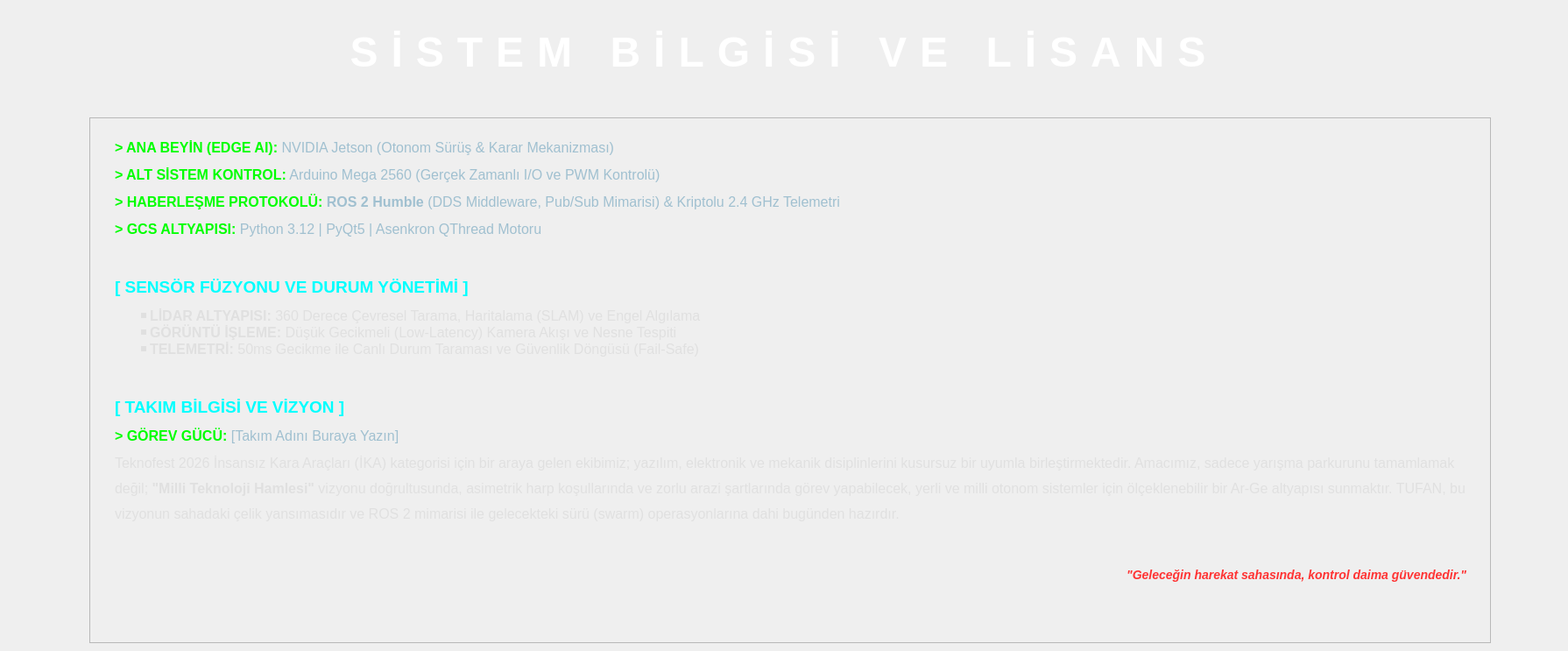
           <widget class="QWidget" name="page_hakknda">
            <widget class="QLabel" name="label_sistemBilgisiVeLisans">
             <property name="geometry">
              <rect>
               <x>10</x>
               <y>14</y>
               <width>1771</width>
               <height>91</height>
              </rect>
             </property>
             <property name="styleSheet">
              <string notr="true">QLabel {
    color: #FFFFFF;            /* Beyaz Yazı */
    font-family: &quot;Roboto Mono&quot;; /* İstediğin Font */
    font-size: 48px;           /* İstediğin Dev Punto */
    font-weight: bold;         /* Kalın */
    letter-spacing: 15px;       /* Harf aralığı (48 puntoda çok açılmasın diye 5px idealdir) */
    background-color: transparent;
}</string>
             </property>
             <property name="text">
              <string>SİSTEM BİLGİSİ VE LİSANS</string>
             </property>
             <property name="alignment">
              <set>Qt::AlignCenter</set>
             </property>
            </widget>
            <widget class="QFrame" name="frame_BilgiKart">
             <property name="geometry">
              <rect>
               <x>102</x>
               <y>134</y>
               <width>1600</width>
               <height>600</height>
              </rect>
             </property>
             <property name="styleSheet">
              <string notr="true">QFrame #frame_BilgiKart {
    background-color: rgba(0, 0, 0, 150);
    border: 2px solid #00FFFF; /* Turkuaz Çerçeve */
    border-radius: 16px;
}</string>
             </property>
             <property name="frameShape">
              <enum>QFrame::StyledPanel</enum>
             </property>
             <property name="frameShadow">
              <enum>QFrame::Raised</enum>
             </property>
             <widget class="QTextBrowser" name="textBrowser_Bilgi">
              <property name="geometry">
               <rect>
                <x>25</x>
                <y>21</y>
                <width>1551</width>
                <height>561</height>
               </rect>
              </property>
              <property name="styleSheet">
               <string notr="true">background-color: transparent; 
color: #e0e0e0; 
font-size: 16px; 
line-height: 1.5;</string>
              </property>
              <property name="frameShape">
               <enum>QFrame::NoFrame</enum>
              </property>
              <property name="html">
               <string>&lt;!DOCTYPE HTML PUBLIC &quot;-//W3C//DTD HTML 4.0//EN&quot; &quot;http://www.w3.org/TR/REC-html40/strict.dtd&quot;&gt;
&lt;html&gt;&lt;head&gt;&lt;meta name=&quot;qrichtext&quot; content=&quot;1&quot; /&gt;&lt;style type=&quot;text/css&quot;&gt;
p, li { white-space: pre-wrap; }
&lt;/style&gt;&lt;/head&gt;&lt;body style=&quot; font-family:'Ubuntu'; font-size:16px; font-weight:400; font-style:normal;&quot;&gt;
&lt;p style=&quot; margin-top:12px; margin-bottom:12px; margin-left:0px; margin-right:0px; -qt-block-indent:0; text-indent:0px;&quot;&gt;&lt;span style=&quot; font-family:'Courier New','monospace'; font-size:16px; font-weight:600; color:#00ff00;&quot;&gt;&amp;gt; ANA BEYİN (EDGE AI):&lt;/span&gt;&lt;span style=&quot; font-family:'Courier New','monospace'; font-size:16px; color:#a0c0d0;&quot;&gt; NVIDIA Jetson (Otonom Sürüş &amp;amp; Karar Mekanizması) &lt;/span&gt;&lt;/p&gt;
&lt;p style=&quot; margin-top:12px; margin-bottom:12px; margin-left:0px; margin-right:0px; -qt-block-indent:0; text-indent:0px;&quot;&gt;&lt;span style=&quot; font-family:'Courier New','monospace'; font-size:16px; font-weight:600; color:#00ff00;&quot;&gt;&amp;gt; ALT SİSTEM KONTROL:&lt;/span&gt;&lt;span style=&quot; font-family:'Courier New','monospace'; font-size:16px; color:#a0c0d0;&quot;&gt; Arduino Mega 2560 (Gerçek Zamanlı I/O ve PWM Kontrolü) &lt;/span&gt;&lt;/p&gt;
&lt;p style=&quot; margin-top:12px; margin-bottom:12px; margin-left:0px; margin-right:0px; -qt-block-indent:0; text-indent:0px;&quot;&gt;&lt;span style=&quot; font-family:'Courier New','monospace'; font-size:16px; font-weight:600; color:#00ff00;&quot;&gt;&amp;gt; HABERLEŞME PROTOKOLÜ:&lt;/span&gt;&lt;span style=&quot; font-family:'Courier New','monospace'; font-size:16px; color:#a0c0d0;&quot;&gt; &lt;/span&gt;&lt;span style=&quot; font-family:'Courier New','monospace'; font-size:16px; font-weight:600; color:#a0c0d0;&quot;&gt;ROS 2 Humble&lt;/span&gt;&lt;span style=&quot; font-family:'Courier New','monospace'; font-size:16px; color:#a0c0d0;&quot;&gt; (DDS Middleware, Pub/Sub Mimarisi) &amp;amp; Kriptolu 2.4 GHz Telemetri &lt;/span&gt;&lt;/p&gt;
&lt;p style=&quot; margin-top:12px; margin-bottom:12px; margin-left:0px; margin-right:0px; -qt-block-indent:0; text-indent:0px;&quot;&gt;&lt;span style=&quot; font-family:'Courier New','monospace'; font-size:16px; font-weight:600; color:#00ff00;&quot;&gt;&amp;gt; GCS ALTYAPISI:&lt;/span&gt;&lt;span style=&quot; font-family:'Courier New','monospace'; font-size:16px; color:#a0c0d0;&quot;&gt; Python 3.12 | PyQt5 | Asenkron QThread Motoru &lt;/span&gt;&lt;/p&gt;
&lt;hr /&gt;
&lt;h3 style=&quot; margin-top:14px; margin-bottom:12px; margin-left:0px; margin-right:0px; -qt-block-indent:0; text-indent:0px;&quot;&gt;&lt;span style=&quot; font-family:'Courier New','monospace'; font-size:large; font-weight:600; color:#00ffff;&quot;&gt;[ SENSÖR FÜZYONU VE DURUM YÖNETİMİ ]&lt;/span&gt;&lt;span style=&quot; font-family:'Courier New','monospace'; font-size:large; font-weight:600; color:#a0c0d0;&quot;&gt; &lt;/span&gt;&lt;/h3&gt;
&lt;ul type=&quot;square&quot; style=&quot;margin-top: 0px; margin-bottom: 0px; margin-left: 0px; margin-right: 0px; -qt-list-indent: 1;&quot;&gt;&lt;li style=&quot; font-family:'Courier New','monospace'; color:#00ff00;&quot; style=&quot; margin-top:12px; margin-bottom:0px; margin-left:0px; margin-right:0px; -qt-block-indent:0; text-indent:0px;&quot;&gt;&lt;span style=&quot; font-size:16px; font-weight:600; color:#e0e0e0;&quot;&gt;LİDAR ALTYAPISI:&lt;/span&gt;&lt;span style=&quot; font-size:16px; color:#e0e0e0;&quot;&gt; 360 Derece Çevresel Tarama, Haritalama (SLAM) ve Engel Algılama&lt;/span&gt;&lt;span style=&quot; font-size:16px;&quot;&gt; &lt;/span&gt;&lt;/li&gt;
&lt;li style=&quot; font-family:'Courier New','monospace'; color:#00ff00;&quot; style=&quot; margin-top:0px; margin-bottom:0px; margin-left:0px; margin-right:0px; -qt-block-indent:0; text-indent:0px;&quot;&gt;&lt;span style=&quot; font-size:16px; font-weight:600; color:#e0e0e0;&quot;&gt;GÖRÜNTÜ İŞLEME:&lt;/span&gt;&lt;span style=&quot; font-size:16px; color:#e0e0e0;&quot;&gt; Düşük Gecikmeli (Low-Latency) Kamera Akışı ve Nesne Tespiti&lt;/span&gt;&lt;span style=&quot; font-size:16px;&quot;&gt; &lt;/span&gt;&lt;/li&gt;
&lt;li style=&quot; font-family:'Courier New','monospace'; color:#00ff00;&quot; style=&quot; margin-top:0px; margin-bottom:12px; margin-left:0px; margin-right:0px; -qt-block-indent:0; text-indent:0px;&quot;&gt;&lt;span style=&quot; font-size:16px; font-weight:600; color:#e0e0e0;&quot;&gt;TELEMETRİ:&lt;/span&gt;&lt;span style=&quot; font-size:16px; color:#e0e0e0;&quot;&gt; 50ms Gecikme ile Canlı Durum Taraması ve Güvenlik Döngüsü (Fail-Safe)&lt;/span&gt;&lt;span style=&quot; font-size:16px;&quot;&gt; &lt;/span&gt;&lt;/li&gt;&lt;/ul&gt;
&lt;hr /&gt;
&lt;h3 style=&quot; margin-top:14px; margin-bottom:12px; margin-left:0px; margin-right:0px; -qt-block-indent:0; text-indent:0px;&quot;&gt;&lt;span style=&quot; font-family:'Courier New','monospace'; font-size:large; font-weight:600; color:#00ffff;&quot;&gt;[ TAKIM BİLGİSİ VE VİZYON ]&lt;/span&gt;&lt;span style=&quot; font-family:'Courier New','monospace'; font-size:large; font-weight:600; color:#a0c0d0;&quot;&gt; &lt;/span&gt;&lt;/h3&gt;
&lt;p style=&quot; margin-top:12px; margin-bottom:12px; margin-left:0px; margin-right:0px; -qt-block-indent:0; text-indent:0px;&quot;&gt;&lt;span style=&quot; font-family:'Courier New','monospace'; font-size:16px; font-weight:600; color:#00ff00;&quot;&gt;&amp;gt; GÖREV GÜCÜ:&lt;/span&gt;&lt;span style=&quot; font-family:'Courier New','monospace'; font-size:16px; color:#a0c0d0;&quot;&gt; [Takım Adını Buraya Yazın] &lt;/span&gt;&lt;/p&gt;
&lt;p style=&quot; margin-top:12px; margin-bottom:12px; margin-left:0px; margin-right:0px; -qt-block-indent:0; text-indent:0px; line-height:160%;&quot;&gt;&lt;span style=&quot; font-family:'Courier New','monospace'; font-size:16px; color:#e0e0e0;&quot;&gt;Teknofest 2026 İnsansız Kara Araçları (İKA) kategorisi için bir araya gelen ekibimiz; yazılım, elektronik ve mekanik disiplinlerini kusursuz bir uyumla birleştirmektedir. Amacımız, sadece yarışma parkurunu tamamlamak değil; &lt;/span&gt;&lt;span style=&quot; font-family:'Courier New','monospace'; font-size:16px; font-weight:600; color:#e0e0e0;&quot;&gt;&amp;quot;Milli Teknoloji Hamlesi&amp;quot;&lt;/span&gt;&lt;span style=&quot; font-family:'Courier New','monospace'; font-size:16px; color:#e0e0e0;&quot;&gt; vizyonu doğrultusunda, asimetrik harp koşullarında ve zorlu arazi şartlarında görev yapabilecek, yerli ve milli otonom sistemler için ölçeklenebilir bir Ar-Ge altyapısı sunmaktır. TUFAN, bu vizyonun sahadaki çelik yansımasıdır ve ROS 2 mimarisi ile gelecekteki sürü (swarm) operasyonlarına dahi bugünden hazırdır.&lt;/span&gt;&lt;span style=&quot; font-family:'Courier New','monospace'; font-size:16px; color:#a0c0d0;&quot;&gt; &lt;br /&gt;&lt;/span&gt;&lt;/p&gt;
&lt;p align=&quot;right&quot; style=&quot; margin-top:12px; margin-bottom:12px; margin-left:0px; margin-right:0px; -qt-block-indent:0; text-indent:0px;&quot;&gt;&lt;span style=&quot; font-family:'Courier New','monospace'; font-size:14px; font-weight:600; font-style:italic; color:#ff3333;&quot;&gt;&amp;quot;Geleceğin harekat sahasında, kontrol daima güvendedir.&amp;quot;&lt;/span&gt;&lt;/p&gt;&lt;/body&gt;&lt;/html&gt;</string>
              </property>
             </widget>
            </widget>
           </widget>
